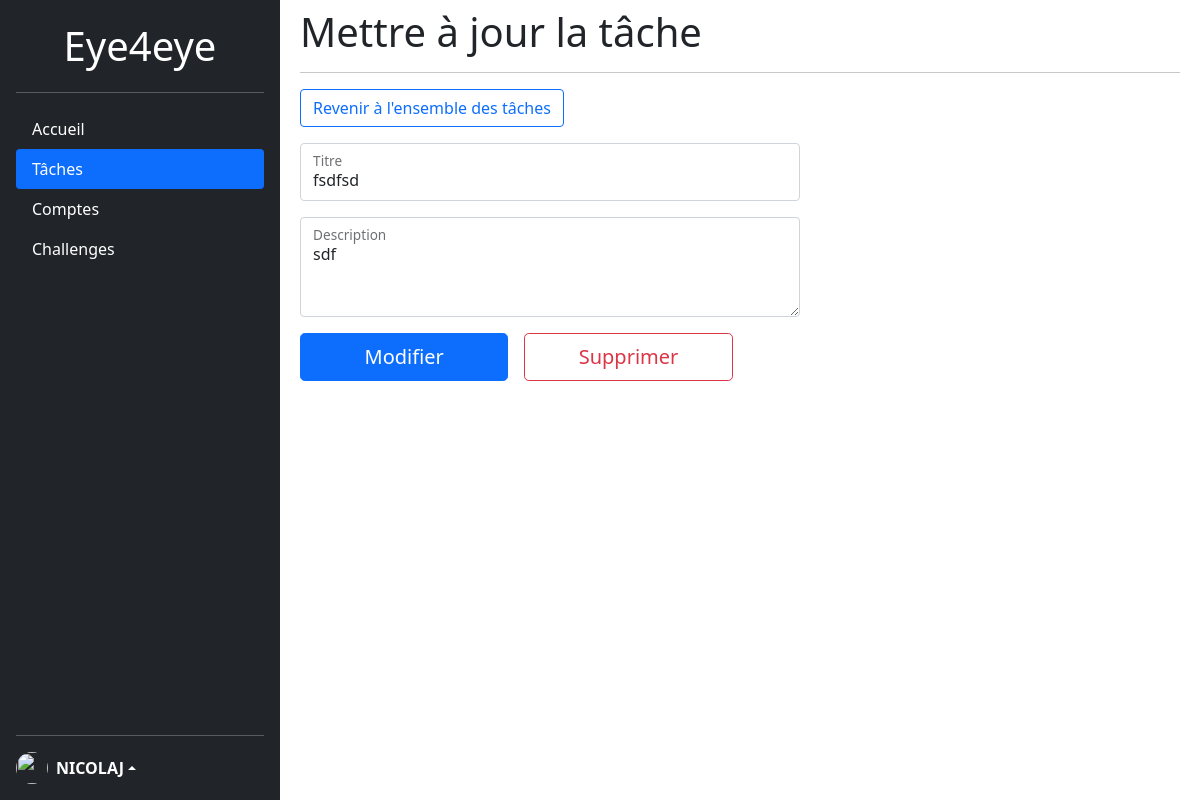
The page /task/29/update (signed in) on the database its author committed.
### tables this page shows
CREATE TABLE user (
  id INTEGER PRIMARY KEY AUTOINCREMENT,
  username TEXT UNIQUE NOT NULL,
  password TEXT NOT NULL
);

CREATE TABLE task (
  id INTEGER PRIMARY KEY AUTOINCREMENT,
  author_id INTEGER NOT NULL,
  created TIMESTAMP NOT NULL DEFAULT CURRENT_TIMESTAMP,
  title TEXT NOT NULL,
  body TEXT NOT NULL,
  FOREIGN KEY (author_id) REFERENCES user (id)
);

### project/task.py (the view, shortened to what this page needs)
@task_bp.route('/<int:id>/update', methods=('GET', 'POST'))
@login_required
def update(id):
    create = False
    task = get_post(id)
    return render_template('task/update.html', task=task, create=create)

### project/auth.py (called while the page is built)
@auth_bp.before_app_request
def load_logged_in_user():
    user_id = session.get('user_id')
    if user_id is None:
        g.user = None
    else:
        g.user = get_db().execute(
            'SELECT * FROM user WHERE id = ?', (user_id,)
        ).fetchone()

def login_required(view):
    @functools.wraps(view)
    def wrapped_view(**kwargs):
        if g.user is None:
            return redirect(url_for('auth.login'))
        return view(**kwargs)
    return wrapped_view

### project/db.py (called while the page is built)
def get_db():
    if 'db' not in g:
        g.db = sqlite3.connect(
            current_app.config['DB'],
            detect_types=sqlite3.PARSE_DECLTYPES
        )
        g.db.row_factory = sqlite3.Row
    return g.db

### project/task.py (called while the page is built)
def get_post(id, check_author=True):
    task = get_db().execute(
        'SELECT p.id, title, body, created, author_id, username'
        ' FROM task p JOIN user u ON p.author_id = u.id'
        ' WHERE p.id = ?',
        (id,)
    ).fetchone()
    if task is None:
        abort(404, f"Task id {id} doesn't exist.")
    if check_author and task['author_id'] != g.user['id']:
        abort(403)
    return task

### project/templates/task/update.html (shortened to what this page needs)
{% extends 'base.html' %}
{% block header %}
{% if create == False %}Mettre à jour la tâche{% else %}Ajouter une nouvelle tâche{% endif %}
{% endblock %}
{% block content %}
    <div style="max-width: 500px">
        <form method="post">
            <a class="btn btn-outline-primary mb-3" href="{{ url_for('task') }}" role="button">Revenir à l'ensemble des tâches</a>
            <div class="mb-3 form-floating">
                <input class="form-control" placeholder="Entrer un titre..." name="title" id="title" value="{% if create == False %}{{ request.form['title'] or task['title'] }}{% else %}{{ request.form['title'] }}{% endif %}" required>
                <label for="title">Titre</label>
            </div>
            <div class="mb-3 form-floating">
                <textarea class="form-control" placeholder="Entrer une description de cette tâche..." name="body" id="body" style="height: 100px">{% if create == False %}{{ request.form['body'] or task['body'] }}{% else %}{{ request.form['body'] }}{% endif %}</textarea>
                <label for="body">Description</label>
            </div>
            <div class="d-flex">
                <button type="submit" class="col-5 btn btn-lg btn-primary">{% if create == False %}Modifier{% else %}Ajouter{% endif %}</button>
                {% if create == False %}
                <input class="ms-3 col-5 btn btn-lg btn-outline-danger" type="submit" value="Supprimer" form="deleteForm" onclick="return confirm('Vous êtes sûr ?');">
                {% endif %}
                </div>
            </form>
    </div>
{% endblock %}

### project/templates/base.html (shortened to what this page needs)
<!doctype html>
<html lang="en">
  <head>
    <link href="https://cdn.jsdelivr.net/npm/bootstrap@5.1.3/dist/css/bootstrap.min.css" rel="stylesheet">
    <link rel="stylesheet" href="{{ url_for('static', filename='css/style.css') }}">
</head>
<body>
  <div class="d-flex" style="height: 100vh; max-height: 100vh; overflow-y: hidden;">
    <div class="d-flex flex-column flex-shrink-0 p-3 text-white bg-dark" style="width: 280px;">
      <a href="/" class="d-flex align-items-center mx-auto text-white text-decoration-none">
        <span class="fs-1">Eye4eye</span>
      </a>
      <hr>
      <ul class="nav nav-pills flex-column mb-auto">
        {% set navigation = [('index', 'Accueil'), ('task', 'Tâches'), ('counting', 'Comptes'), ('challenge', 'Challenges')] %}
        {% for k, v in navigation %}
        <li class="nav-item">
          <a {% if k in request.endpoint %}class="nav-link active"{% endif %} href="{{ url_for(k) }}" class="nav-link text-white">{{ v }}</a>
        </li>
        {% endfor %}
      </ul>
      <hr>
      {% if g.user %}
      <div class="dropup">
        <a href="#" class="d-flex align-items-center text-white text-decoration-none dropdown-toggle" id="dropdownUser1" data-bs-toggle="dropdown" aria-expanded="false">
          <img src="https://github.com/mindflix.png" alt="" width="32" height="32" class="rounded-circle me-2">
          <strong>{{ g.user['username'].upper() }}</strong>
        </a>
      </div>
      {% else %}
      <div class="d-grid gap-2">
        <a class="btn btn-primary" role="button" href="{{ url_for('auth.login') }}">Se connecter</a>
        <a class="btn btn-light" role="button" href="{{ url_for('auth.signup') }}">S'inscrire</a>
      </div>
      {% endif %}
    </div>
    <main class="container m-2">
      <h1>
        {% block header %} {% endblock %}
      </h1>
      <hr>
      {% block content %} {% endblock %}
    </main>
  </div>
</body>
</html>

### project/static/css/style.css (style rules this page uses)
body { min-height: 100vh; min-height: -webkit-fill-available; }
html { height: -webkit-fill-available; }

### rows shown on the page
user: user.username "NICOLAJ"
task: title "fsdfsd", body "sdf"

### other values the page prints
{{ v }} "Accueil" "Tâches" "Comptes" "Challenges"
